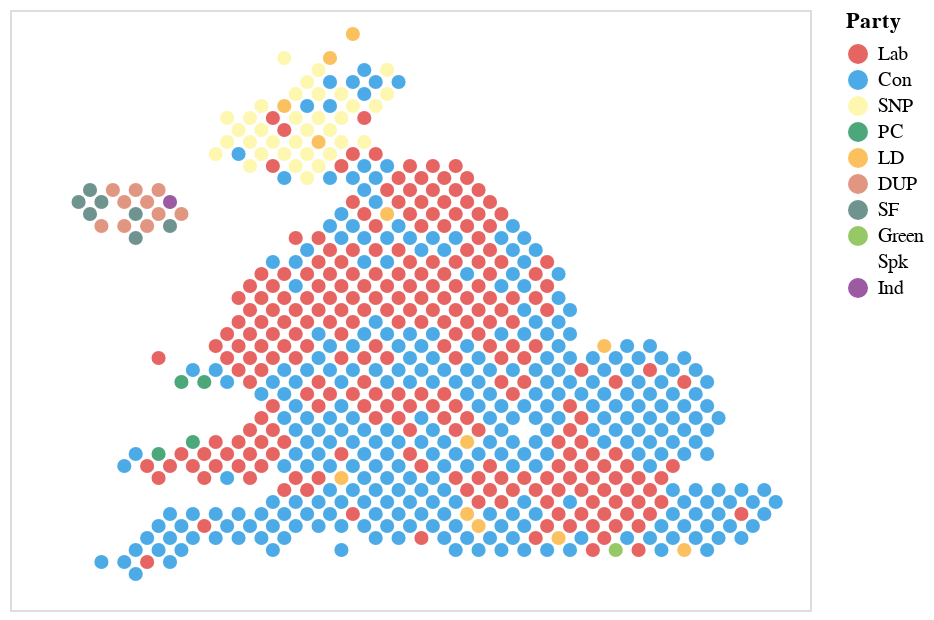

The notebook cell saved with this chart:
### Markdown cell above
>Create interactive version

### Code cell
# Create map based on first party
party_map = alt.Chart(hex_whole).mark_circle().encode(
                x = alt.X("q", axis=None),
                y = alt.Y("r", axis=None),
                color = colors_obj,
                size = alt.value(50),
                # show the name of constituency and MP's party when hover over
                tooltip = ["constituency:N", "Party position:N"],
            ).interactive() # Add interactive
party_map

### Figure 1 — Vega-Lite specification as saved in the notebook (floating-point values rounded to 4 significant figures; data arrays with more than 128 entries replaced by an {"elided": "..."} marker saying what was removed)
{"config": {"view": {"continuousWidth": 400, "continuousHeight": 300}}, "data": {"name": "data-701acef6306c0a97495d3feac02f361e"}, "mark": "circle", "encoding": {"color": {"type": "nominal", "field": "Party", "scale": {"domain": ["Lab", "Con", "SNP", "PC", "LD", "DUP", "SF", "Green", "Spk", "Ind"], "range": ["#DC241F", "#0087DC", "#FDF38E", "#008142", "#FAA61A", "#D46A4C", "#326760", "#6AB023", "#FFFFFF", "#70147A"]}}, "size": {"value": 50}, "tooltip": [{"type": "nominal", "field": "constituency"}, {"type": "nominal", "field": "Party position"}], "x": {"type": "quantitative", "axis": null, "field": "q"}, "y": {"type": "quantitative", "axis": null, "field": "r"}}, "selection": {"selector004": {"type": "interval", "bind": "scales", "encodings": ["x", "y"]}}, "$schema": "https://vega.github.io/schema/vega-lite/v4.8.1.json", "datasets": {"data-701acef6306c0a97495d3feac02f361e": {"elided": "650 records"}}}
